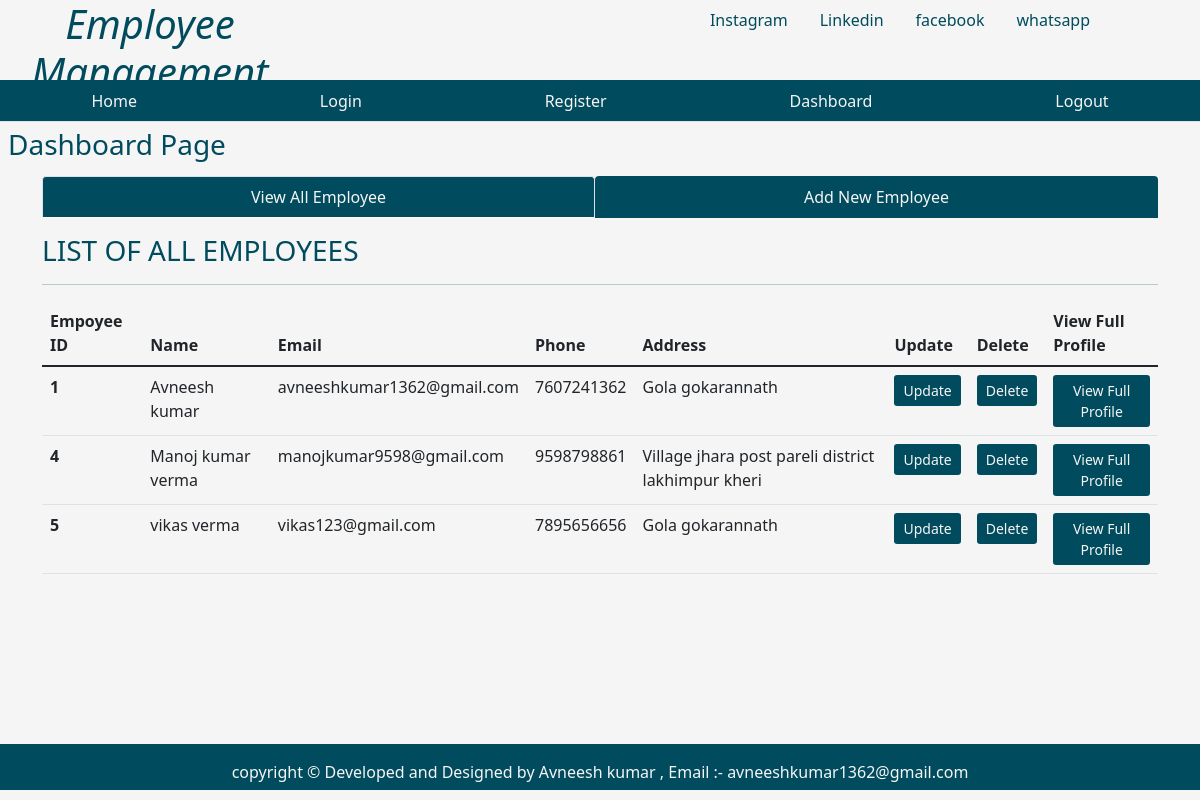
/dashboard, run on the app's committed database.
### tables this page shows
CREATE TABLE emp ( empid integer primary key AUTOINCREMENT, name text not null, email text, phone integer, address text, joining_date timestamp DEFAULT CURRENT_TIMESTAMP,  total_projects integer default 1, total_test_case integer DEFAULT 1, total_defects_found integer DEFAULT 1, total_defects_pending integer DEFAULT 1 );

### app.py (the view)
@app.route('/dashboard')
def dashboard():
    user = get_current_user()
    db = get_database()
    emp_cur = db.execute('select * from emp')
    allemp = emp_cur.fetchall()
    return render_template('dashboard.html', user = user, allemp = allemp)

### app.py (called while the page is built)
@app.teardown_appcontext
def close_database(error):
    if hasattr(g, 'crudapplication_db'):
        g.crudapplication_db.close()

def get_current_user():
    user = None
    if 'user' in session:
        user = session['user']
        db = get_database()
        user_cur = db.execute('select * from users where name = ?', [user])
        user = user_cur.fetchone()
    return user

### database.py (called while the page is built)
def connect_to_database():
    sql = sqlite3.connect('C:/Users/avnee/Desktop/crud_app/crudapplication.db')
    sql.row_factory = sqlite3.Row
    return sql

def get_database():
    if not hasattr(g, 'crudapplication_db'):
        g.crudapplication_db = connect_to_database()
    return g.crudapplication_db

### templates/dashboard.html (shortened to what this page needs)
{% from "showlinks.html" import show_links, showsocialmedialinks %}
<!DOCTYPE html>
<html lang="en">
<head>
    <link href="https://cdn.jsdelivr.net/npm/bootstrap@5.1.3/dist/css/bootstrap.min.css" rel="stylesheet">
    <link rel="stylesheet" href="{{ url_for('static', filename='dashboard.css')}}" type = "text/css">
</head>
<body>
      <div class="parent">
        <div class="child child1">
            <h1 class="text-center"><i>Employee Management</i></h1>
        </div>
        <div class="child child2">
          {{ showsocialmedialinks() }}
        </div>
        <div class="child child3">
          {{ show_links() }}
        </div>
        <div class="child child4">
            <h3 class="m-2">Dashboard Page</h3>
        </div>
        <div class="child child5" style="color:rgb(0, 75, 93);">
        </div>
        <div class="child child6  container" style="color:rgb(0, 75, 93);">
            <ul class="nav nav-tabs nav-fill mb-3">
                <li class="nav-item">
                  <a class="nav-link active" aria-current="page" href="{{ url_for('dashboard')}}" style=" background-color:rgb(0, 75, 93); color:whitesmoke;">View All Employee</a>
                </li>
                <li class="nav-item">
                  <a class="nav-link" style=" background-color:rgb(0, 75, 93); color:whitesmoke;" href="{{ url_for('addnewemployee')}}">Add New Employee</a>
                </li>
              </ul>
              <div class="table-responsive-lg caption-top">
                <caption><h3>LIST OF ALL EMPLOYEES</h3></caption>
                <hr>
                <table class="table">
                    <thead>
                        <tr>
                          <th scope="col">Empoyee ID</th>
                          <th scope="col">Name</th>
                          <th scope="col">Email</th>
                          <th scope="col">Phone</th>
                          <th scope="col">Address</th>
                          <th scope="col">Update</th>
                          <th scope="col">Delete</th>
                          <th scope="col">View Full Profile</th>
                        </tr>
                      </thead>
                      <tbody>
                        {% for emp in allemp %}
                        <tr>
                          <th scope="row">{{ emp['empid'] }} </th>
                          <td>{{ emp['name'] }}</td>
                          <td>{{ emp['email'] }}</td>
                          <td>{{ emp['phone'] }}</td>
                          <td>{{ emp['address'] }}</td>
                          <td><a class="btn btn-sm" style="background-color:rgb(0, 75, 93); color:whitesmoke;" href="{{ url_for('fetchone', empid = emp['empid'] )}}">Update</a></td>
                          <td><a class="btn btn-sm" style="background-color:rgb(0, 75, 93); color:whitesmoke;" href="{{ url_for('deleteemp', empid = emp['empid'] )}}">Delete</a></td>
                          <td><a class="btn btn-sm" style="background-color:rgb(0, 75, 93); color:whitesmoke;" href="{{ url_for('singleemployee', empid = emp['empid'] )}}">View Full Profile</a></td>
                        </tr>
                        {% endfor %}
                      </tbody>
                </table>
              </div>
        </div>
        <div class="child child7" style="background-color:rgb(0, 75, 93); color:whitesmoke;">
            <p class="p-3 text-center">copyright &copy; Developed and Designed by Avneesh kumar , Email :- avneeshkumar1362@gmail.com</p>
        </div>
      </div>
</body>
</html>

### templates/showlinks.html
{% macro  show_links()  %}
<ul class="nav nav-tabs nav-fill" style="background-color:rgb(0, 75, 93);">
    <li class="nav-item">
      <a class="nav-link" style="color:whitesmoke;" href="{{url_for('index')}}">Home</a>
    </li>
    <li class="nav-item">
      <a class="nav-link" style="color:whitesmoke;" href="{{url_for('login')}}">Login</a>
    </li>
    <li class="nav-item">
      <a class="nav-link" style="color:whitesmoke;" href="{{url_for('register')}}">Register</a>
    </li>
    <li class="nav-item">
        <a class="nav-link" style="color:whitesmoke;" href="{{url_for('dashboard')}}">Dashboard</a>
      </li>
    <li class="nav-item">
      <a class="nav-link"   style="color:whitesmoke;" href="{{url_for('index')}}">Logout</a>
    </li>
  </ul>
  {% endmacro %}
  {% macro showsocialmedialinks() %}
  <ul class="nav justify-content-center">
    <li class="nav-item">
      <a class="nav-link"  style="color:rgb(0, 75, 93);"  href="https://www.instagram.com/avneesh_verma_1362?igsh=MzBpNGJlNmI3eWc5">Instagram</a>
    </li>
    <li class="nav-item">
      <a class="nav-link"  style="color:rgb(0, 75, 93);" href="https://www.linkedin.com/in/avneesh-kumar-6356b227b?utm_source=share&utm_campaign=share_via&utm_content=profile&utm_medium=android_app">Linkedin</a>
    </li>
    <li class="nav-item">
      <a class="nav-link"  style="color:rgb(0, 75, 93);" href="#">facebook</a>
    </li>
    <li class="nav-item">
      <a class="nav-link"  style="color:rgb(0, 75, 93);" href="https://wa.me/qr/MIQVQ4W5AOCDK1">whatsapp</a>
    </li>
  </ul>
  {% endmacro %}

### static/dashboard.css (style rules this page uses)
html, body { height: 100%; background-color:whitesmoke; color:rgb(0, 75, 93); }
.parent { height: 100%; display: grid; grid-template-columns: repeat(4, 1fr); grid-template-rows: 10% 5% 7% auto 7%; }
.child { margin-bottom: 10px; }
.child1 { grid-column: 1/2; grid-row: 1/2; }
.child2 { grid-column: 3/-1; grid-row: 1/2; }
.child3 { grid-column: 1/-1; grid-row: 2/3; }
.child4 { grid-column: 1/2; grid-row: 3/4; }
.child5 { grid-column: 4/5; grid-row: 3/4; text-align: center; }
.child6 { grid-column: 1/-1; grid-row: 4/5; }
.child7 { grid-column: 1/-1; grid-row: 5/6; }

### data on the page
emp: empid "1", name "Avneesh kumar", email "avneeshkumar1362@gmail.com", phone "7607241362", address "Gola gokarannath"
emp: empid "4", name "Manoj kumar verma", email "manojkumar9598@gmail.com", phone "9598798861", address "Village jhara post pareli district lakhimpur kheri"
emp: empid "5", name "vikas verma", email "vikas123@gmail.com", phone "7895656656", address "Gola gokarannath"
